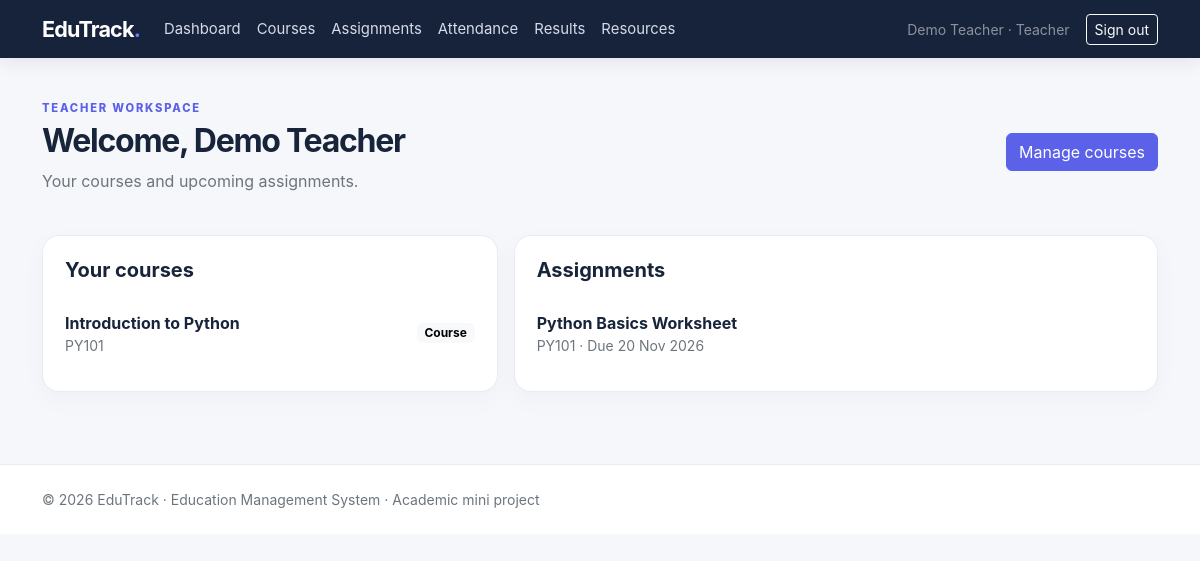
Page /dashboard (signed in) on the committed database.
### models.py (models this page shows)
class User(UserMixin, db.Model):
    id = db.Column(db.Integer, primary_key=True)
    name = db.Column(db.String(100), nullable=False)
    email = db.Column(db.String(120), unique=True, nullable=False, index=True)
    password_hash = db.Column(db.String(255), nullable=False)
    role = db.Column(db.String(20), nullable=False, default="student")
    created_at = db.Column(db.DateTime, default=datetime.utcnow)

class Course(db.Model):
    id = db.Column(db.Integer, primary_key=True)
    title = db.Column(db.String(120), nullable=False)
    code = db.Column(db.String(20), unique=True, nullable=False)
    description = db.Column(db.Text)
    teacher_id = db.Column(db.Integer, db.ForeignKey("user.id"), nullable=False)
    teacher = db.relationship("User", backref="teaching_courses")

class Assignment(db.Model):
    id = db.Column(db.Integer, primary_key=True)
    title = db.Column(db.String(150), nullable=False)
    description = db.Column(db.Text)
    due_date = db.Column(db.Date, nullable=False)
    course_id = db.Column(db.Integer, db.ForeignKey("course.id"), nullable=False)
    created_by = db.Column(db.Integer, db.ForeignKey("user.id"), nullable=False)
    course = db.relationship("Course")

### app.py (the view, shortened to what this page needs)
@app.route("/dashboard")
@login_required
def dashboard():
    if current_user.role == "teacher":
        courses = Course.query.filter_by(teacher_id=current_user.id).all()
        course_ids = [c.id for c in courses]
        assignments = Assignment.query.filter(Assignment.course_id.in_(course_ids)).order_by(Assignment.due_date).all() if course_ids else []
        return render_template("dashboard_teacher.html", courses=courses, assignments=assignments)

### app.py (called while the page is built)
@login_manager.user_loader
def load_user(user_id):
    return db.session.get(User, int(user_id))

@app.context_processor
def inject_today():
    return {"today": date.today()}

### templates/dashboard_teacher.html
{% extends "base.html" %}{% block title %}Teacher dashboard{% endblock %}{% block content %}
<div class="page-heading"><div><span class="eyebrow">TEACHER WORKSPACE</span><h2 class="fw-bold mt-1">Welcome, {{ current_user.name }}</h2><p class="text-secondary">Your courses and upcoming assignments.</p></div><a class="btn btn-accent" href="{{ url_for('courses') }}">Manage courses</a></div>
<div class="row g-3"><div class="col-lg-5"><div class="content-card h-100"><h5 class="fw-bold mb-3">Your courses</h5>{% for c in courses %}<div class="list-row"><div><b>{{ c.title }}</b><div class="small text-secondary">{{ c.code }}</div></div><span class="badge text-bg-light">Course</span></div>{% else %}<p class="text-secondary">No courses assigned yet.</p>{% endfor %}</div></div><div class="col-lg-7"><div class="content-card h-100"><h5 class="fw-bold mb-3">Assignments</h5>{% for a in assignments %}<div class="list-row"><div><b>{{ a.title }}</b><div class="small text-secondary">{{ a.course.code }} · Due {{ a.due_date.strftime('%d %b %Y') }}</div></div></div>{% else %}<p class="text-secondary">No assignments created yet.</p>{% endfor %}</div></div></div>
{% endblock %}

### templates/base.html (shortened to what this page needs)
<!doctype html>
<html lang="en">
<head>
  <link href="https://cdn.jsdelivr.net/npm/bootstrap@5.3.3/dist/css/bootstrap.min.css" rel="stylesheet">
  <link href="{{ url_for('static', filename='css/style.css') }}" rel="stylesheet">
</head>
<body>
<nav class="navbar navbar-expand-lg navbar-dark nav-main">
  <div class="container">
    <a class="navbar-brand fw-bold" href="{{ url_for('index') }}">EduTrack<span class="brand-dot">.</span></a>
    <div class="collapse navbar-collapse" id="nav">
      <ul class="navbar-nav me-auto">
      {% if current_user.is_authenticated %}
        <li class="nav-item"><a class="nav-link" href="{{ url_for('dashboard') }}">Dashboard</a></li>
        <li class="nav-item"><a class="nav-link" href="{{ url_for('courses') }}">Courses</a></li>
        <li class="nav-item"><a class="nav-link" href="{{ url_for('assignments') }}">Assignments</a></li>
        {% if current_user.role in ['teacher','admin'] %}
        <li class="nav-item"><a class="nav-link" href="{{ url_for('attendance') }}">Attendance</a></li>
        {% endif %}
        <li class="nav-item"><a class="nav-link" href="{{ url_for('results') }}">Results</a></li>
        <li class="nav-item"><a class="nav-link" href="{{ url_for('resources') }}">Resources</a></li>
      {% endif %}
      </ul>
      <div class="d-flex align-items-center gap-3">
      {% if current_user.is_authenticated %}
        <span class="text-white-50 small">{{ current_user.name }} · {{ current_user.role|title }}</span>
        <a class="btn btn-sm btn-outline-light" href="{{ url_for('logout') }}">Sign out</a>
      {% else %}
        <a class="btn btn-sm btn-outline-light" href="{{ url_for('login') }}">Sign in</a>
        <a class="btn btn-sm btn-accent" href="{{ url_for('register') }}">Create account</a>
      {% endif %}
      </div>
    </div>
  </div>
</nav>
<main class="container py-4">
  {% block content %}{% endblock %}
</main>
<footer class="footer mt-5 py-4"><div class="container small text-secondary">© {{ today.year }} EduTrack · Education Management System · Academic mini project</div></footer>
</body></html>

### static/css/style.css (style rules this page uses)
:root { --ink:#18243a;--muted:#68758a;--accent:#5b61e8;--accent-dark:#464bd0;--line:#e8ebf2;--surface:#fff }
body { background:#f6f7fb;color:var(--ink);font-family:Inter,ui-sans-serif,system-ui,-apple-system,"Segoe UI",sans-serif }
.nav-main { background:#17233b;box-shadow:0 3px 18px #14213a18 }
.navbar-brand { font-size:1.35rem;letter-spacing:-.04em }
.brand-dot,.accent-text { color:#777cf5 }
.nav-link { color:#d5dbea!important;font-size:.93rem }
.btn-accent { background:var(--accent);border-color:var(--accent);color:#fff }
.eyebrow { font-size:.7rem;letter-spacing:.16em;font-weight:800;color:var(--accent) }
.feature-card,.content-card,.stat-card { background:var(--surface);border:1px solid var(--line);border-radius:17px;padding:22px;box-shadow:0 8px 26px #18243a08 }
.page-heading { display:flex;justify-content:space-between;align-items:center;gap:20px;margin:12px 0 26px }
.page-heading h2 { letter-spacing:-.04em }
.list-row { display:flex;justify-content:space-between;align-items:center;gap:12px;padding:13px 0;border-bottom:1px solid var(--line) }
.list-row:last-child { border-bottom:0 }
.footer { border-top:1px solid var(--line);background:#fff }

### rows in the picture
User: name "Demo Teacher", role "Teacher"
Course: title "Introduction to Python", code "PY101"
Assignment: title "Python Basics Worksheet", course.code "PY101", due_date "20 Nov 2026"
